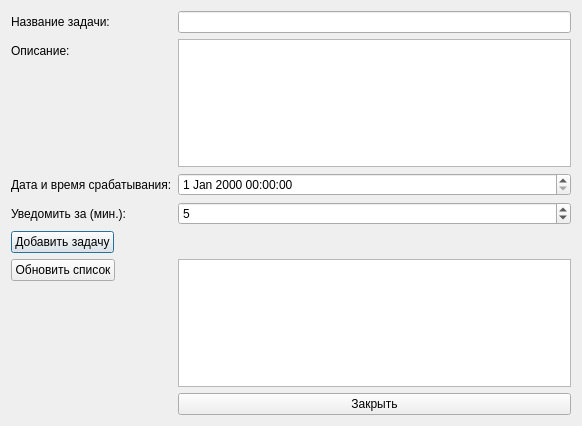
<?xml version="1.0" encoding="UTF-8"?>
<ui version="4.0">
 <class>Dialog</class>
 <widget class="QDialog" name="Dialog">
  <property name="geometry">
   <rect>
    <x>0</x>
    <y>0</y>
    <width>582</width>
    <height>426</height>
   </rect>
  </property>
  <property name="windowTitle">
   <string>Dialog</string>
  </property>
  <layout class="QFormLayout" name="formLayout">
   <item row="0" column="0">
    <widget class="QLabel" name="label">
     <property name="text">
      <string>Название задачи:</string>
     </property>
    </widget>
   </item>
   <item row="3" column="0">
    <widget class="QLabel" name="label_2">
     <property name="text">
      <string>Описание:</string>
     </property>
    </widget>
   </item>
   <item row="10" column="0">
    <widget class="QLabel" name="label_4">
     <property name="text">
      <string>Уведомить за (мин.):</string>
     </property>
    </widget>
   </item>
   <item row="12" column="0">
    <widget class="QPushButton" name="addTaskButton">
     <property name="text">
      <string>Добавить задачу</string>
     </property>
    </widget>
   </item>
   <item row="0" column="1">
    <widget class="QLineEdit" name="taskNameInput"/>
   </item>
   <item row="3" column="1">
    <widget class="QTextEdit" name="taskDescriptionInput"/>
   </item>
   <item row="10" column="1">
    <widget class="QSpinBox" name="notifyOffsetSpinBox">
     <property name="maximum">
      <number>1440</number>
     </property>
     <property name="value">
      <number>5</number>
     </property>
    </widget>
   </item>
   <item row="13" column="1">
    <widget class="QListWidget" name="taskListWidget"/>
   </item>
   <item row="9" column="0">
    <widget class="QLabel" name="label_3">
     <property name="text">
      <string>Дата и время срабатывания:</string>
     </property>
    </widget>
   </item>
   <item row="9" column="1">
    <widget class="QDateTimeEdit" name="taskDateTimePicker"/>
   </item>
   <item row="15" column="1">
    <widget class="QPushButton" name="closeButton">
     <property name="text">
      <string>Закрыть</string>
     </property>
    </widget>
   </item>
   <item row="13" column="0">
    <widget class="QPushButton" name="refreshButton">
     <property name="text">
      <string>Обновить список</string>
     </property>
    </widget>
   </item>
  </layout>
 </widget>
 <resources/>
 <connections/>
</ui>
